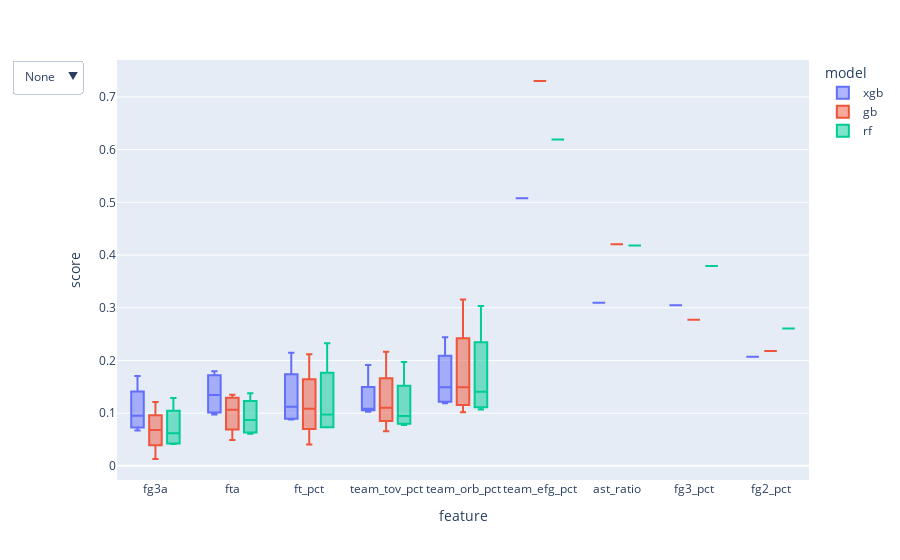

This figure's notebook cell:
### Code cell
box = BoxChart(estimators=estimators)
box.feature_importance_chart()

### Figure 1 — Plotly figure (JSON) as saved in the notebook; plotly's stock layout.template omitted (floating-point values rounded to 4 significant figures)
{"data": [{"alignmentgroup": "True", "hovertemplate": "model=xgb<br>feature=%{x}<br>score=%{y}<extra></extra>", "legendgroup": "xgb", "marker": {"color": "#636efa"}, "name": "xgb", "notched": false, "offsetgroup": "xgb", "orientation": "v", "showlegend": true, "type": "box", "x": ["fg3a", "fta", "ft_pct", "team_tov_pct", "team_orb_pct", "fg3a", "fta", "ft_pct", "team_tov_pct", "team_orb_pct", "team_efg_pct", "fg3a", "fta", "ft_pct", "team_tov_pct", "team_orb_pct", "ast_ratio", "fg3a", "fta", "ft_pct", "team_tov_pct", "team_orb_pct", "fg3_pct", "fg2_pct"], "x0": " ", "xaxis": "x", "y": [0.1706, 0.1797, 0.2145, 0.1912, 0.2439, 0.0672, 0.1049, 0.08811, 0.1083, 0.124, 0.5075, 0.1112, 0.1638, 0.1333, 0.1083, 0.1741, 0.3093, 0.07886, 0.09754, 0.09064, 0.1025, 0.119, 0.3045, 0.207], "y0": " ", "yaxis": "y"}, {"alignmentgroup": "True", "hovertemplate": "model=gb<br>feature=%{x}<br>score=%{y}<extra></extra>", "legendgroup": "gb", "marker": {"color": "#EF553B"}, "name": "gb", "notched": false, "offsetgroup": "gb", "orientation": "v", "showlegend": true, "type": "box", "x": ["fg3a", "fta", "ft_pct", "team_tov_pct", "team_orb_pct", "fg3a", "fta", "ft_pct", "team_tov_pct", "team_orb_pct", "team_efg_pct", "fg3a", "fta", "ft_pct", "team_tov_pct", "team_orb_pct", "ast_ratio", "fg3a", "fta", "ft_pct", "team_tov_pct", "team_orb_pct", "fg3_pct", "fg2_pct"], "x0": " ", "xaxis": "x", "y": [0.1213, 0.1348, 0.2116, 0.2166, 0.3157, 0.01304, 0.04907, 0.04077, 0.06546, 0.1015, 0.7301, 0.0656, 0.1237, 0.1174, 0.1044, 0.1687, 0.4202, 0.0708, 0.08915, 0.09931, 0.1161, 0.1293, 0.2772, 0.2181], "y0": " ", "yaxis": "y"}, {"alignmentgroup": "True", "hovertemplate": "model=rf<br>feature=%{x}<br>score=%{y}<extra></extra>", "legendgroup": "rf", "marker": {"color": "#00cc96"}, "name": "rf", "notched": false, "offsetgroup": "rf", "orientation": "v", "showlegend": true, "type": "box", "x": ["fg3a", "fta", "ft_pct", "team_tov_pct", "team_orb_pct", "fg3a", "fta", "ft_pct", "team_tov_pct", "team_orb_pct", "team_efg_pct", "fg3a", "fta", "ft_pct", "team_tov_pct", "team_orb_pct", "ast_ratio", "fg3a", "fta", "ft_pct", "team_tov_pct", "team_orb_pct", "fg3_pct", "fg2_pct"], "x0": " ", "xaxis": "x", "y": [0.129, 0.1377, 0.2327, 0.1972, 0.3034, 0.04351, 0.06615, 0.0733, 0.08227, 0.1156, 0.6192, 0.08007, 0.108, 0.1209, 0.1068, 0.1659, 0.4183, 0.04141, 0.06086, 0.07365, 0.07742, 0.1069, 0.3791, 0.2607], "y0": " ", "yaxis": "y"}], "layout": {"boxmode": "group", "legend": {"title": {"text": "model"}, "tracegroupgap": 0}, "margin": {"t": 60}, "updatemenus": [{"active": 0, "buttons": [{"args": [{"visible": [true]}, {"title": "ALL"}], "label": "None", "method": "update"}, {"args": [{"visible": [true, true, true, true, false, false, false, false, false, false, false, false]}, {"title": "xgb"}], "label": "xgb", "method": "update"}, {"args": [{"visible": [false, false, false, false, true, true, true, true, false, false, false, false]}, {"title": "gb"}], "label": "gb", "method": "update"}, {"args": [{"visible": [false, false, false, false, false, false, false, false, true, true, true, true]}, {"title": "rf"}], "label": "rf", "method": "update"}]}], "xaxis": {"anchor": "y", "domain": [0, 1], "title": {"text": "feature"}}, "yaxis": {"anchor": "x", "domain": [0, 1], "title": {"text": "score"}}}}
